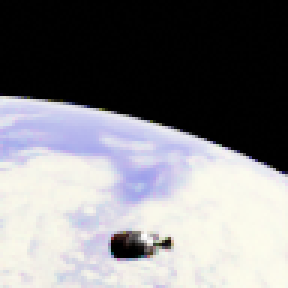
#> input picture blender/dataset-example/20240623_134443_96x96/train/input/4.png, 96 x 96 px (shown 3 times larger)
$ python change_contrast.py
#> lines starting #> are read from the running program, lines starting #| are printed output that depends on the picture
import cv2

def change_contrast(image, alpha, beta):

    # Change contrast
    new_image = cv2.convertScaleAbs(image, alpha=alpha, beta=beta)

    return new_image

img = cv2.imread("../blender/dataset-example/20240623_134443_96x96/train/input/4.png")
#> img is the input picture: shape (96, 96, 3); mean B, G, R 129.9, 126.7, 127.4
new_img = change_contrast(img, 10, 0)
#> in change_contrast, `new_image = cv2.convertScaleAbs(image, alpha=alpha, beta=beta)`:
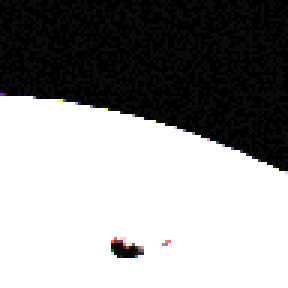
#> new_image: shape (96, 96, 3) (shown 3 times larger); mean B, G, R 146.2, 146.1, 146.2
# cv2.imshow('Image', new_img)
cv2.imwrite('output.png', new_img)

$ run again, with blender/dataset-example/20240623_134443_96x96/train/input/0.png copied over blender/dataset-example/20240623_134443_96x96/train/input/4.png
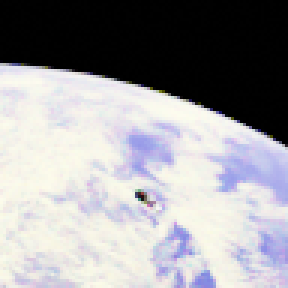
#> input picture blender/dataset-example/20240623_134443_96x96/train/input/0.png, 96 x 96 px (shown 3 times larger)
#> img is the input picture: shape (96, 96, 3); mean B, G, R 157.1, 153.8, 155
#> in change_contrast, `new_image = cv2.convertScaleAbs(image, alpha=alpha, beta=beta)`:
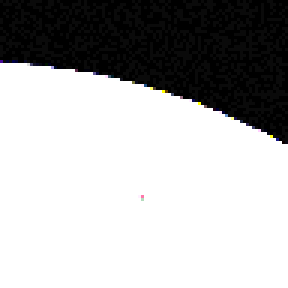
#> new_image: shape (96, 96, 3) (shown 3 times larger); mean B, G, R 175.2, 175.1, 175.2
